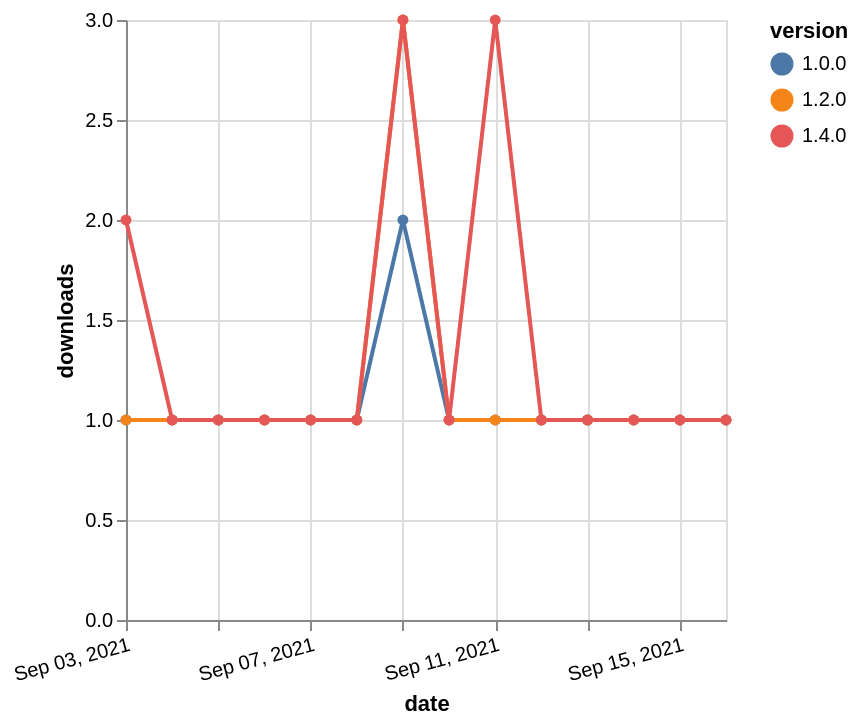

The specification (Vega-Lite) saved for this image:
### Vega-Lite specification from a JSON file in a GitHub repository (floating-point values rounded to 4 significant figures)
{"$schema": "https://vega.github.io/schema/vega-lite/v5.json", "description": "A simple bar chart with embedded data.", "data": {"values": [{"date": "2021-09-03", "total": 167, "delta": 1, "version": "1.0.0"}, {"date": "2021-09-04", "total": 168, "delta": 1, "version": "1.0.0"}, {"date": "2021-09-05", "total": 169, "delta": 1, "version": "1.0.0"}, {"date": "2021-09-06", "total": 170, "delta": 1, "version": "1.0.0"}, {"date": "2021-09-07", "total": 171, "delta": 1, "version": "1.0.0"}, {"date": "2021-09-08", "total": 172, "delta": 1, "version": "1.0.0"}, {"date": "2021-09-09", "total": 174, "delta": 2, "version": "1.0.0"}, {"date": "2021-09-10", "total": 175, "delta": 1, "version": "1.0.0"}, {"date": "2021-09-11", "total": 176, "delta": 1, "version": "1.0.0"}, {"date": "2021-09-12", "total": 177, "delta": 1, "version": "1.0.0"}, {"date": "2021-09-13", "total": 178, "delta": 1, "version": "1.0.0"}, {"date": "2021-09-14", "total": 179, "delta": 1, "version": "1.0.0"}, {"date": "2021-09-15", "total": 180, "delta": 1, "version": "1.0.0"}, {"date": "2021-09-16", "total": 181, "delta": 1, "version": "1.0.0"}, {"date": "2021-09-03", "total": 199, "delta": 1, "version": "1.2.0"}, {"date": "2021-09-04", "total": 200, "delta": 1, "version": "1.2.0"}, {"date": "2021-09-05", "total": 201, "delta": 1, "version": "1.2.0"}, {"date": "2021-09-06", "total": 202, "delta": 1, "version": "1.2.0"}, {"date": "2021-09-07", "total": 203, "delta": 1, "version": "1.2.0"}, {"date": "2021-09-08", "total": 204, "delta": 1, "version": "1.2.0"}, {"date": "2021-09-09", "total": 207, "delta": 3, "version": "1.2.0"}, {"date": "2021-09-10", "total": 208, "delta": 1, "version": "1.2.0"}, {"date": "2021-09-11", "total": 209, "delta": 1, "version": "1.2.0"}, {"date": "2021-09-12", "total": 210, "delta": 1, "version": "1.2.0"}, {"date": "2021-09-13", "total": 211, "delta": 1, "version": "1.2.0"}, {"date": "2021-09-14", "total": 212, "delta": 1, "version": "1.2.0"}, {"date": "2021-09-15", "total": 213, "delta": 1, "version": "1.2.0"}, {"date": "2021-09-16", "total": 214, "delta": 1, "version": "1.2.0"}, {"date": "2021-09-03", "total": 129, "delta": 2, "version": "1.4.0"}, {"date": "2021-09-04", "total": 130, "delta": 1, "version": "1.4.0"}, {"date": "2021-09-05", "total": 131, "delta": 1, "version": "1.4.0"}, {"date": "2021-09-06", "total": 132, "delta": 1, "version": "1.4.0"}, {"date": "2021-09-07", "total": 133, "delta": 1, "version": "1.4.0"}, {"date": "2021-09-08", "total": 134, "delta": 1, "version": "1.4.0"}, {"date": "2021-09-09", "total": 137, "delta": 3, "version": "1.4.0"}, {"date": "2021-09-10", "total": 138, "delta": 1, "version": "1.4.0"}, {"date": "2021-09-11", "total": 141, "delta": 3, "version": "1.4.0"}, {"date": "2021-09-12", "total": 142, "delta": 1, "version": "1.4.0"}, {"date": "2021-09-13", "total": 143, "delta": 1, "version": "1.4.0"}, {"date": "2021-09-14", "total": 144, "delta": 1, "version": "1.4.0"}, {"date": "2021-09-15", "total": 145, "delta": 1, "version": "1.4.0"}, {"date": "2021-09-16", "total": 146, "delta": 1, "version": "1.4.0"}]}, "width": "container", "mark": {"type": "line", "point": {"filled": true}}, "encoding": {"x": {"field": "date", "type": "temporal", "timeUnit": "yearmonthdate", "title": "date", "axis": {"labelAngle": -15}}, "y": {"field": "delta", "type": "quantitative", "title": "downloads"}, "color": {"field": "version", "type": "nominal"}, "tooltip": {"field": "delta"}}}
